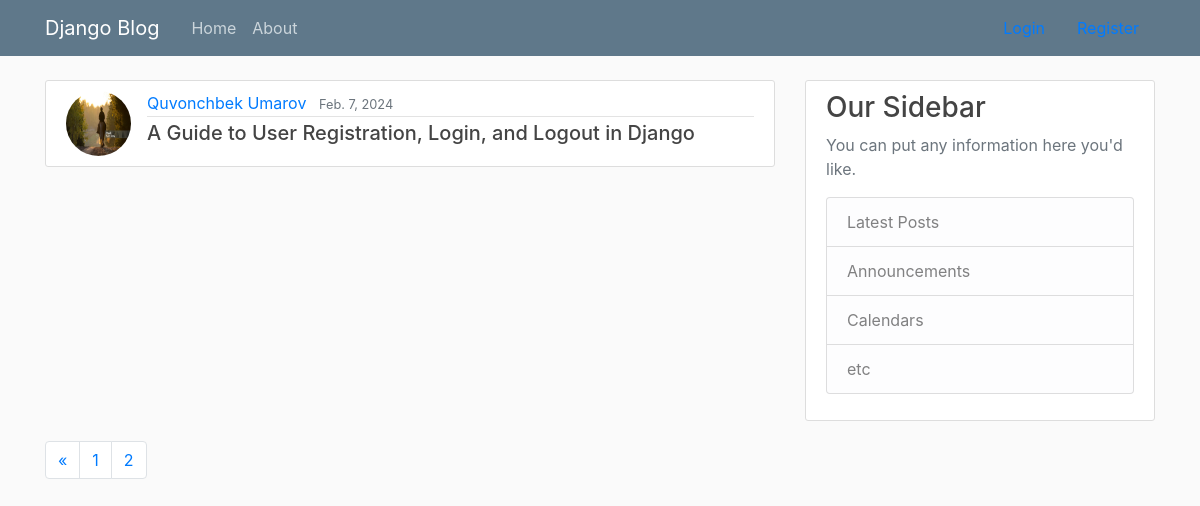
Screenshot of /?page=2 with the database file from the repository.
### blog/models.py (models this page shows, shortened)
class AbstractBaseModel(models.Model):
    created_at = models.DateTimeField(auto_now_add=True)
    updated_at = models.DateTimeField(auto_now=True)
    class Meta:
        abstract = True

class Post(AbstractBaseModel):
    title = models.CharField(max_length=120)
    content = models.TextField()
    publisher_at = models.DateField()
    is_active = models.BooleanField(default=False)
    author = models.ForeignKey("User", models.CASCADE, "posts")

class User(AbstractUser, AbstractBaseModel):
    avatar = models.ImageField(upload_to='avatars/', null=True, default='avatars/default/logo.png')

### blog/views.py (the view)
# urls.py: path('', HomePageView.as_view(),                                        name='home'),
class HomePageView(View):
    def get(self, request):
        if request.user.is_authenticated:
            posts = Post.objects.exclude(author=request.user)
        else:
            posts = Post.objects.all()
        posts = posts.filter(is_active=True).order_by('id')
        page = request.GET.get('page', 1)
        size  = request.GET.get('size', 4)
        paginator = Paginator(posts.order_by('id'), size)
        page_obj = paginator.page(page)
        return render(request, 'blog/home.html', {
            "page_obj":page_obj,
        })

### blog/templates/blog/home.html (shortened to what this page needs)
{% extends 'blog/base.html' %}
{% load static %}
{% block content %}
    <main role="main" class="container">
      <div class="row">
        <div class="col-md-8">
            {% for post in page_obj.object_list %}
            <article class="media content-section">
                <a href="{{ post.author.avatar.url }}">
                  <img class="rounded-circle article-img" src="{{ post.author.avatar.url }}">
                </a>
                <div class="media-body">
                  <div class="article-metadata">
                    <a class="mr-2" href="{% url 'user_posts' %}">{{ post.author.first_name }} {{ post.author.last_name }}</a>
                    <small class="text-muted">{{ post.publisher_at }}</small>
                  </div>
                  <h5><a class="article-title" href="{% url 'post_detail' post.id %}">{{ post.title }}</a></h5>
                </div>
            </article>
            {% endfor %}
        </div>
        {% include 'blog/base_last_post.html' %}
      </div>
      {% include 'blog/base_paginator.html' %}
    </main>
{% endblock %}

### blog/static/blog/main.css (style rules this page uses)
body { background: #fafafa; color: #333333; margin-top: 5rem; }
h1, h2, h3, h4, h5, h6 { color: #444444; }
.content-section { background: #ffffff; padding: 10px 20px; border: 1px solid #dddddd; border-radius: 3px; margin-bottom: 20px; }
.article-title { color: #444444; }
.article-img { height: 65px; width: 65px; margin-right: 16px; }
.article-metadata { padding-bottom: 1px; margin-bottom: 4px; border-bottom: 1px solid #e3e3e3 }

### rows the page displays
Post: author.avatar (picture), author.first_name "Quvonchbek", author.last_name "Umarov", publisher_at "Feb. 7, 2024", title "A Guide to User Registration, Login, and Logout in Django"

### other values shown
{{ page_obj.previous_page_number }} "1"
{{ page_obj.number }} "2"
